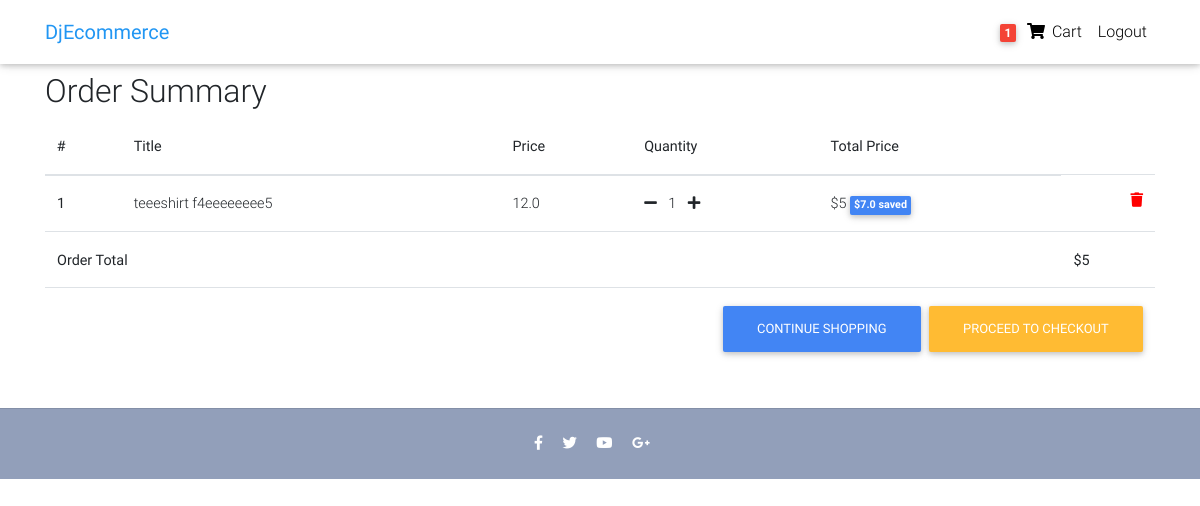
The app's page /order-summary/ (signed in), older data.
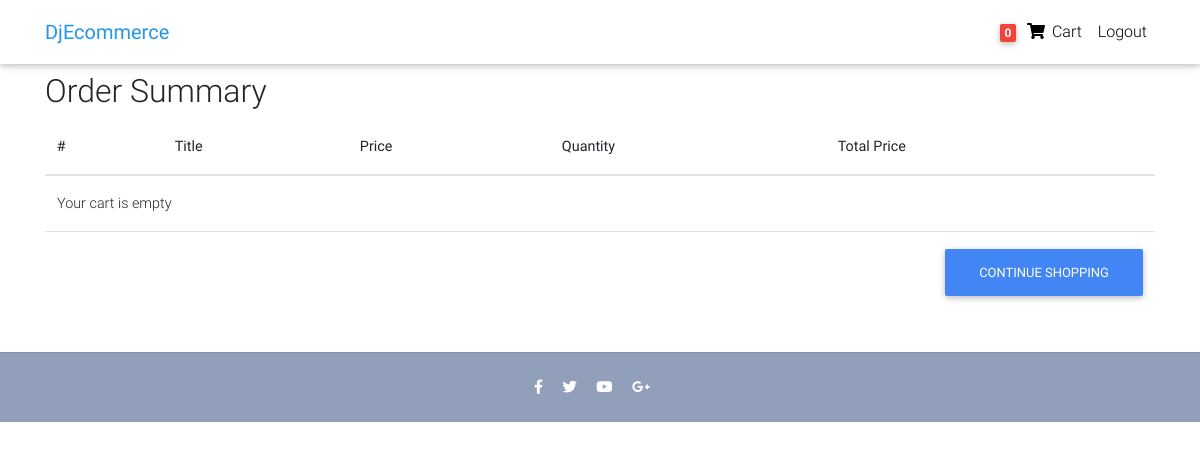
The same page, newer data.
### Ecom/models.py (models this page shows, shortened)
class Order(models.Model):
	user = models.ForeignKey(settings.AUTH_USER_MODEL, on_delete=models.CASCADE,null=True, blank=True)
	items = models.ManyToManyField(OrderItem)
	start_date = models.DateTimeField(auto_now_add=True)
	ordered = models.BooleanField(default=False,null=True, blank=True)
	ordered_date = models.DateTimeField()
	billing_address = models.ForeignKey('BillingAddress', on_delete=models.SET_NULL, null=True, blank=True)
	def get_total(self):
		total = 0
		for order_item in self.items.all():
			total += order_item.get_final_price()
		return total

class OrderItem(models.Model):
	user = models.ForeignKey(settings.AUTH_USER_MODEL, on_delete=models.CASCADE, null=True, blank=True)
	item = models.ForeignKey(Item,on_delete=models.CASCADE,null=True, blank=True)
	quantity = models.IntegerField(default=1,null=True, blank=True)
	ordered = models.BooleanField(default=False)
	def get_total_item_price(self):
		return self.quantity * self.item.price
	def get_total_item_discount_price(self):
		return self.quantity * self.item.discount_price
	def get_amount_saved(self):
		return self.get_total_item_price() - self.get_total_item_discount_price()
	def get_final_price(self):
		if self.item.discount_price:
			return self.get_total_item_discount_price()
		else:
			return self.get_total_item_price()

class Item(models.Model):
	title = models.CharField(max_length=100,null=True, blank=True)
	price = models.FloatField(null=True, blank=True)
	category = models.CharField(choices=CATEGORY_CHOICES, max_length=12,null=True, blank=True)
	label = models.CharField(choices=LABEL_CHOICES, max_length=10,null=True, blank=True)
	description = models.TextField(null=True, blank=True)
	item_state = models.CharField(choices=ITEM_STATE_CHOICES , max_length=10,null=True, blank=True)
	discount_price = models.IntegerField(null=True, blank=True)

### Ecom/views.py (the view)
# urls.py: path('order-summary/', views.OrderSummaryVeiw.as_view(), name='order-summary'),
class OrderSummaryVeiw(LoginRequiredMixin, View):
    def get(self, *args, **kwargs):
        try:
            order = Order.objects.get(user=self.request.user, ordered=False)
            context = {'object': order}
            return render(self.request, 'Ecom/order_summary.html', context)
        except ObjectDoesNotExist:
            messages.error(self.request, "You don't have an active order")
            return redirect('/')

### Ecom/templatetags/cart_template_tags.py (called while the page is built)
@register.filter
def cart_item_count(user):
    if user.is_authenticated:
        qs = Order.objects.filter(user=user, ordered=False)
        if qs.exists():
            return qs[0].items.count()
    return 0

### Ecom/templates/Ecom/order_summary.html
  {% extends 'Ecom/base.html' %}
  {% load static %}
  {% block content %}
  <main>
    <div class="container">
    <div class="table-responsive">
      <h2>Order Summary</h2>
      <table class="table">
        <thead>
          <tr>
            <th scope="col">#</th>
            <th scope="col">Title</th>
            <th scope="col">Price</th>
            <th scope="col">Quantity</th>
            <th scope="col">Total Price</th>
          </tr>
        </thead>
        <tbody>
          {% for order_item in object.items.all %}
          <tr>
            <th scope="row">{{forloop.counter}}</th>
            <td>{{order_item.item.title}}</td>
            <td>{{order_item.item.price}}</td>
            <td>
              <a href="{% url 'remove_single_item_from_cart' order_item.item.id %}"><i class="fas fa-minus mr-2"></i></a> {{order_item.quantity}}
              <a href="{% url 'add_to_cart' order_item.item.id %}"><i class="fas fa-plus ml-2"></i></a>
            </td>
            {%if order_item.item.discount_price %}
            <td>
             ${{order_item.get_total_item_discount_price}}
             <span class="badge badge-primary p-1">${{order_item.get_amount_saved}} saved</span>
            </td>
            {% else %}
            <td>
              ${{order_item.get_total_item_price}}
            </td>
            {% endif %}
            <td><a style="color: red;" href="{% url 'remove_from_cart' order_item.item.id %}"><i class="fas fa-trash float-right"></i></a></td>
            {% empty %}
            <tr><td colspan="5">Your cart is empty</td></tr>
            <tr>
              <td colspan="5">
                <a class="btn btn-primary float-right" href="{% url 'products_list' %}">Continue shopping</a>
              </td>
            </tr>
            {% endfor %}
            {% if object.get_total %}
            <tr>
              <td colspan="5"><b>Order Total</b></td>
              <td><b>${{object.get_total}}</b></td>
            </tr>
            <tr>
              <td colspan="6">
                <a class="btn btn-warning float-right ml-2" href="{% url 'checkout' %}">Proceed to checkout</a>
                <a class="btn btn-primary float-right" href="{% url 'products_list' %}">Continue shopping</a>
              </td>
            </tr>
            {% endif %}
        </tbody>
      </table>
    </div>
    </div>
  </main>
{% endblock content %}

### Ecom/templates/Ecom/nav.html (shortened to what this page needs)
{% load cart_template_tags %}
  <nav class="navbar fixed-top navbar-expand-lg navbar-light white scrolling-navbar">
    <div class="container">
      <a class="navbar-brand waves-effect" href="{% url 'products_list' %}" >
        <strong class="blue-text">DjEcommerce</strong>
      </a>
      <div class="collapse navbar-collapse" id="navbarSupportedContent">
        <ul class="navbar-nav nav-flex-icons">
          {% if request.user.is_authenticated %}
          <li class="nav-item">
            <a href="{% url 'order-summary' %}" class="nav-link waves-effect">
              <span class="badge red z-depth-1 mr-1">{{ request.user|cart_item_count }}</span>
              <i class="fas fa-shopping-cart"></i>
              <span class="clearfix d-none d-sm-inline-block"> Cart </span>
            </a>
          </li>
          <li class="nav-item">
            <a href="{% url 'account_logout' %}" class="nav-link waves-effect">
              Logout
            </a>
          </li>
          {% endif %}
        </ul>
      </div>
    </div>
  </nav>

Row changes from the older to the newer data that the page shows:
removed OrderItem: item "teeeshirt f4eeeeeeee5", item.price "12.0", quantity "1", get_total_item_discount_price "5", get_amount_saved "7.0"
no longer on this page (row unchanged): Order: get_total "5"
Text that changed along with them:
{{ request.user|cart_item_count }}: "1" → "0"
text no longer shown: "Order Total $ PROCEED TO CHECKOUT"
text now shown: "Your cart is empty"
